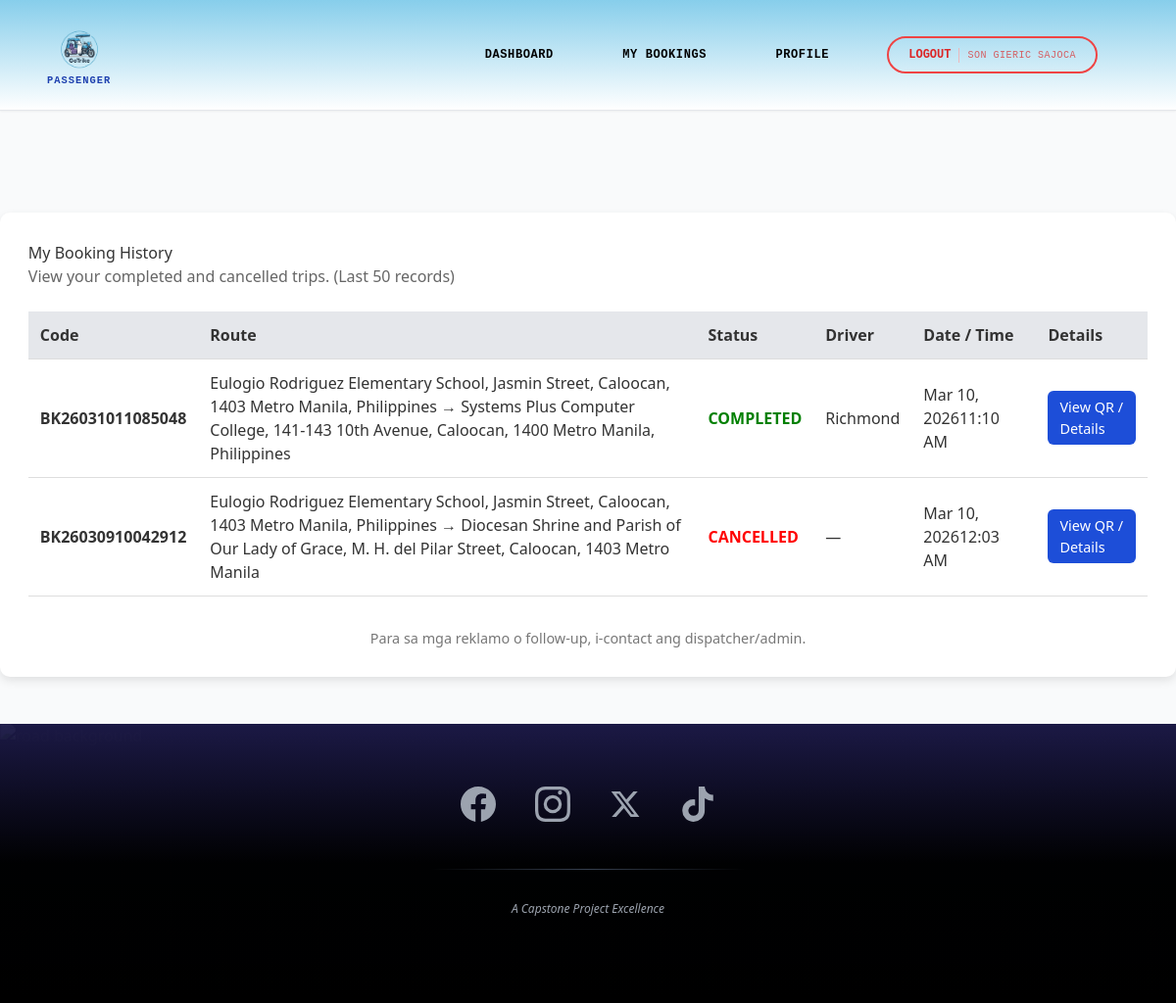
Page /passenger/history.php (signed in) on the committed database.
### tables this page shows
CREATE TABLE `bookings` (
  `id` int(11) NOT NULL,
  `booking_code` varchar(20) NOT NULL,
  `passenger_id` int(11) NOT NULL,
  `pickup_landmark` varchar(100) NOT NULL,
  `dropoff_landmark` varchar(100) NOT NULL,
  `notes` text DEFAULT NULL,
  `driver_name` varchar(100) DEFAULT NULL,
  `status` enum('PENDING','ASSIGNED','PASSENGER PICKED UP','IN TRANSIT','COMPLETED','CANCELLED') DEFAULT 'PENDING',
  `pickup_time` datetime DEFAULT NULL,
  `dropoff_time` datetime DEFAULT NULL,
  `created_at` timestamp NOT NULL DEFAULT current_timestamp(),
  `total_pax` int(11) NOT NULL DEFAULT 0,
  `trike_units` int(11) NOT NULL DEFAULT 0,
  `distance` decimal(10,2) DEFAULT NULL,
  `fare` decimal(10,2) DEFAULT NULL,
  `preferred_time` datetime DEFAULT current_timestamp(),
  `driver_id` int(11) DEFAULT NULL
);

### passenger/history.php (the view, shortened to what this page needs)
<?php
require_once '../includes/auth-check.php';
$passenger_id = $_SESSION['user_id'];
$bookings = $conn->query("
    SELECT
        id,
        booking_code,
        pickup_landmark,
        dropoff_landmark,
        driver_name,
        status,
        notes,
        pickup_time,
        dropoff_time,
        created_at
    FROM bookings
    WHERE passenger_id = $passenger_id
      AND status IN ('COMPLETED', 'CANCELLED')
    ORDER BY created_at DESC
    LIMIT 50
");
?>
<?php include '../includes/header.php'; ?>
<div class="card">
    <h2>My Booking History</h2>
    <p style="color:#666; margin-bottom:1.5rem;">
        View your completed and cancelled trips. (Last 50 records)
    </p>
    <?php if ($bookings->num_rows > 0): ?>
    <table>
        <thead>
            <tr>
                <th>Code</th>
                <th>Route</th>
                <th>Status</th>
                <th>Driver</th>
                <th>Date / Time</th>
                <th>Details</th>
            </tr>
        </thead>
        <tbody>
        <?php while ($row = $bookings->fetch_assoc()): ?>
            <tr>
                <td><strong><?= htmlspecialchars($row['booking_code']) ?></strong></td>
                <td>
                    <?= htmlspecialchars($row['pickup_landmark']) ?>
                    →
                    <?= htmlspecialchars($row['dropoff_landmark']) ?>
                </td>
                <td>
                    <?php
                    $status = $row['status'];
                    $color = ($status === 'COMPLETED') ? 'green' : 'red';
                    echo "<strong style='color:$color;'>$status</strong>";
                    ?>
                </td>
                <td><?= htmlspecialchars($row['driver_name'] ?: '—') ?></td>
                <td>
                    <?php
                    if ($row['dropoff_time']) {
                        echo date('M d, Y<br>h:i A', strtotime($row['dropoff_time']));
                    } elseif ($row['pickup_time']) {
                        echo date('M d, Y<br>h:i A', strtotime($row['pickup_time']));
                    } else {
                        echo date('M d, Y<br>h:i A', strtotime($row['created_at']));
                    }
                    ?>
                </td>
                <td>
                    <a href="qr.php?id=<?= $row['id'] ?>" class="btn btn-primary"
                       style="padding:6px 12px; font-size:0.9rem; display:inline-block;">
                        View QR / Details
                    </a>
                </td>
            </tr>
        <?php endwhile; ?>
        </tbody>
    </table>
    <?php endif; ?>
    <p style="margin-top:2rem; text-align:center; font-size:0.9rem; color:#777;">
        Para sa mga reklamo o follow-up, i-contact ang dispatcher/admin.
    </p>
</div>
<?php include '../includes/footer.php'; ?>

### assets/css/style.css (style rules this page uses)
* { margin:0; padding:0; box-sizing:border-box; }
body { font-family: 'Segoe UI', Tahoma, Geneva, Verdana, sans-serif; background: #f5f5f5; color: #333; }
.card { background: white; border-radius: 10px; box-shadow: 0 4px 10px rgba(0,0,0,0.1); padding: 1.8rem; margin: 1.5rem 0; }
.btn { display: inline-block; padding: 10px 18px; border-radius: 6px; text-decoration: none; font-weight: 500; }
.btn-primary { background: #1d4ed8; color:white; }
table { width: 100%; border-collapse: collapse; margin: 1.5rem 0; }
th, td { padding: 12px; text-align: left; border-bottom: 1px solid #ddd; }
th { background: #e5e7eb; }
.card { transition: transform 0.2s; }

### rows in the picture
bookings: booking_code "BK26031011085048", pickup_landmark "Eulogio Rodriguez Elementary School, Jasmin Street, Caloocan, 1403 Metro Manila, Philippines", dropoff_landmark "Systems Plus Computer College, 141-143 10th Avenue, Caloocan, 1400 Metro Manila, Philippines", status "COMPLETED", driver_name "Richmond", dropoff_time "Mar 10, 2026 11:10 AM"
bookings: booking_code "BK26030910042912", pickup_landmark "Eulogio Rodriguez Elementary School, Jasmin Street, Caloocan, 1403 Metro Manila, Philippines", dropoff_landmark "Diocesan Shrine and Parish of Our Lady of Grace, M. H. del Pilar Street, Caloocan, 1403 Metro Manila", status "CANCELLED", driver_name "—", pickup_time "Mar 10, 2026 12:03 AM"

### other values in the picture
$_SESSION['role'] "PASSENGER"
$_SESSION['name'] "SON GIERIC SAJOCA"
